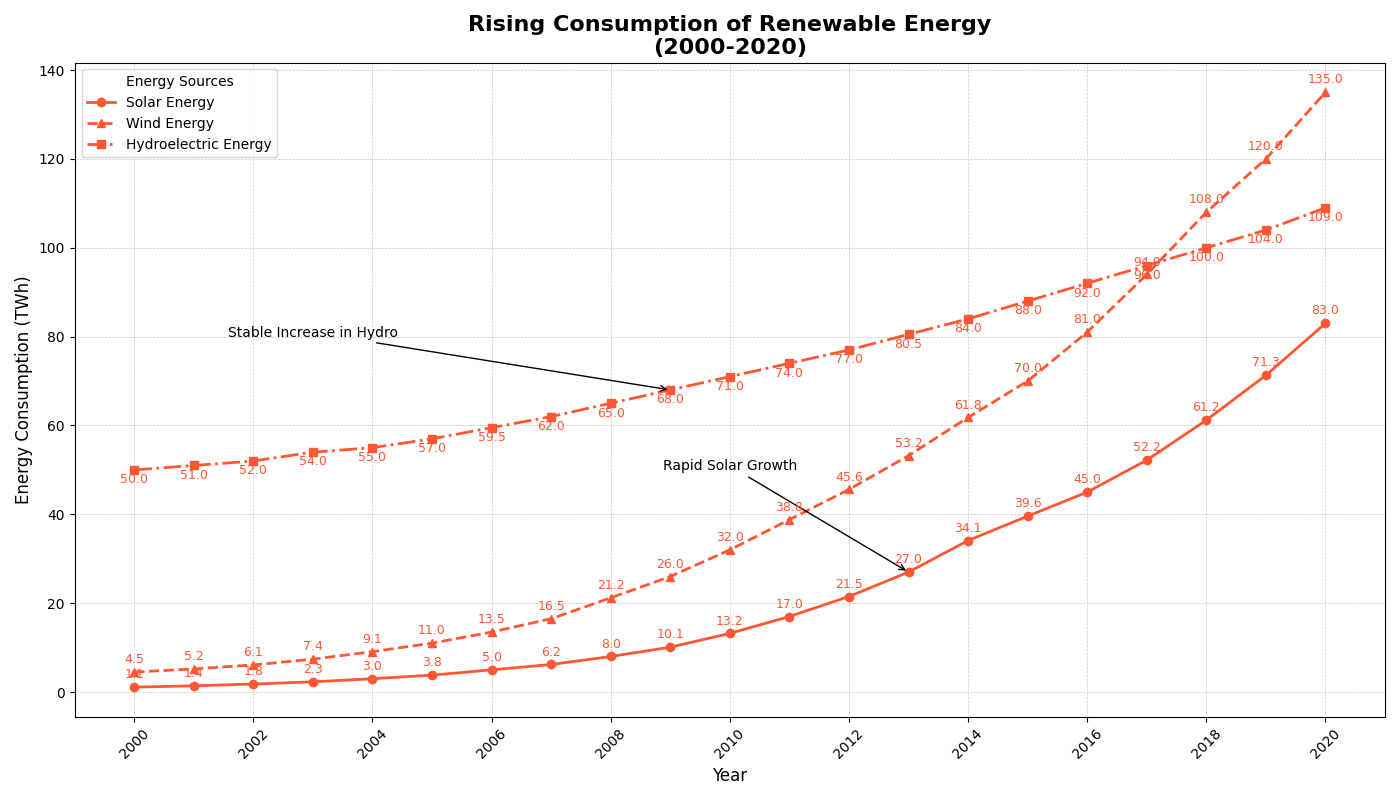

Write the Python code that produced this figure.
import matplotlib.pyplot as plt
import numpy as np

years = np.arange(2000, 2021)

# Data: Renewable energy consumption in Terawatt-hours (TWh)
solar = [
    1.1, 1.4, 1.8, 2.3, 3.0, 3.8, 5.0, 6.2, 8.0, 10.1, 13.2, 17.0, 
    21.5, 27.0, 34.1, 39.6, 45.0, 52.2, 61.2, 71.3, 83.0
]
wind = [
    4.5, 5.2, 6.1, 7.4, 9.1, 11.0, 13.5, 16.5, 21.2, 26.0, 32.0, 
    38.8, 45.6, 53.2, 61.8, 70.0, 81.0, 94.0, 108.0, 120.0, 135.0
]
hydro = [
    50.0, 51.0, 52.0, 54.0, 55.0, 57.0, 59.5, 62.0, 65.0, 68.0, 71.0, 
    74.0, 77.0, 80.5, 84.0, 88.0, 92.0, 96.0, 100.0, 104.0, 109.0
]

# Create the plot
fig, ax = plt.subplots(figsize=(14, 8))
common_color = '#FF5733'  # Consistent color across all plots

# Plot data for each renewable energy source using a consistent color
ax.plot(years, solar, label='Solar Energy', marker='o', color=common_color, linewidth=2, linestyle='-')
ax.plot(years, wind, label='Wind Energy', marker='^', color=common_color, linewidth=2, linestyle='--')
ax.plot(years, hydro, label='Hydroelectric Energy', marker='s', color=common_color, linewidth=2, linestyle='-.')

# Annotate key milestones
ax.annotate('Rapid Solar Growth', xy=(2013, 27.0), xytext=(2010, 50),
            arrowprops=dict(facecolor='black', arrowstyle='->'), fontsize=10, ha='center', color='black')
ax.annotate('Stable Increase in Hydro', xy=(2009, 68.0), xytext=(2003, 80),
            arrowprops=dict(facecolor='black', arrowstyle='->'), fontsize=10, ha='center', color='black')

# Annotate each data point with its value for clarity
for i, txt in enumerate(solar):
    ax.text(years[i], solar[i] + 2, str(txt), fontsize=9, ha='center', color=common_color)
for i, txt in enumerate(wind):
    ax.text(years[i], wind[i] + 2, str(txt), fontsize=9, ha='center', color=common_color)
for i, txt in enumerate(hydro):
    ax.text(years[i], hydro[i] - 3, str(txt), fontsize=9, ha='center', color=common_color)

# Set title and labels
ax.set_title("Rising Consumption of Renewable Energy\n(2000-2020)", fontsize=16, fontweight='bold')
ax.set_xlabel("Year", fontsize=12)
ax.set_ylabel("Energy Consumption (TWh)", fontsize=12)

# Add legend
ax.legend(title='Energy Sources', loc='upper left', fontsize=10)

# Add grid for readability
ax.grid(True, linestyle='--', linewidth=0.5, alpha=0.7)

# Rotate x-axis labels
plt.xticks(years[::2], rotation=45)

# Adjust layout
plt.tight_layout()

# Show plot
plt.show()
